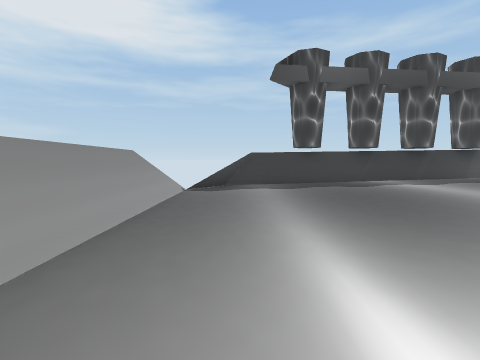
View 1 (above)

16 first-person views from a walk through a scene from a Unity 3-D project. The camera is 1.5 m above the floor, tilts 4° down and sees 85° across. The floor is counted in squares, 2 m on a side. Each view is taken from the middle of a square. On the plan, view 1 faces up. The plan holds only what a view shows up to about 9 squares ahead; the rest is blank. The place goes on beyond the plan. Some surface patterns are stand-ins.

View 2
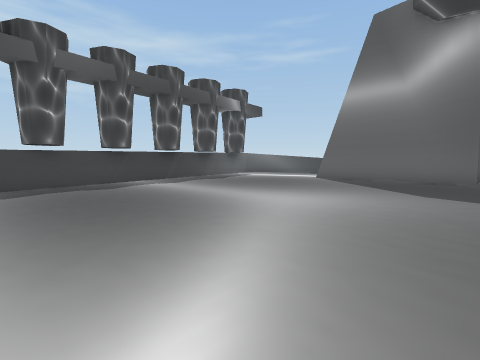

View 3
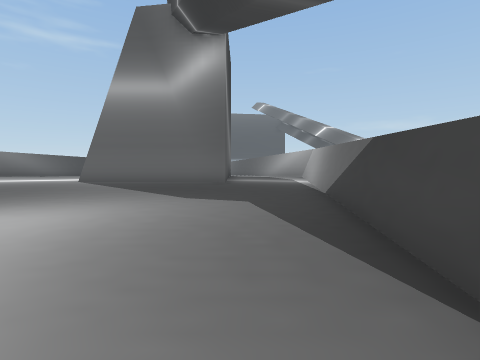

View 4
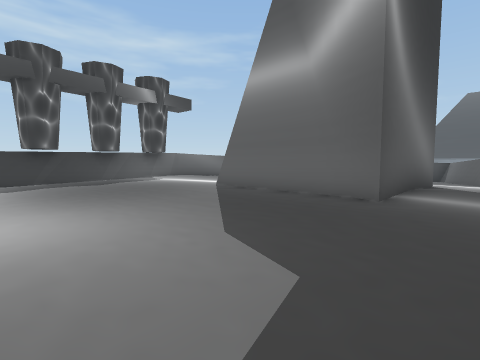

View 5
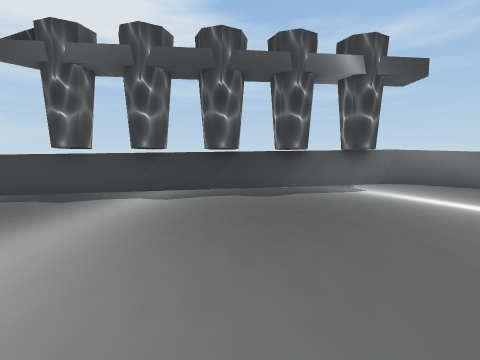

View 6
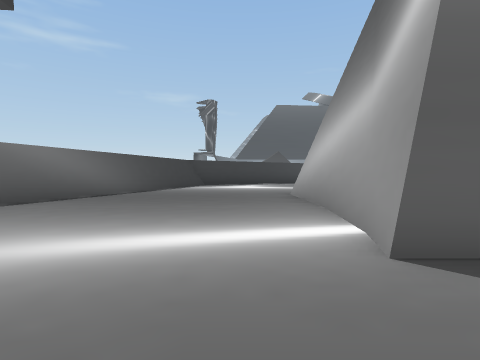

View 7
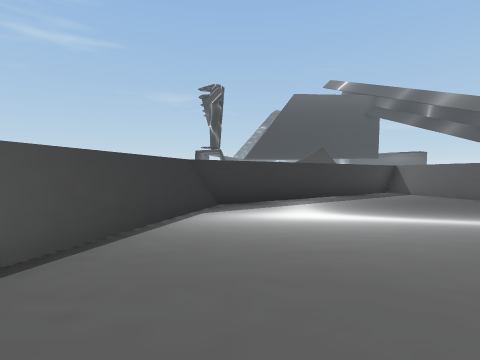

View 8
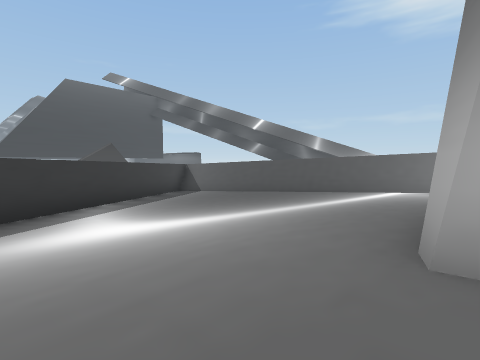

View 9
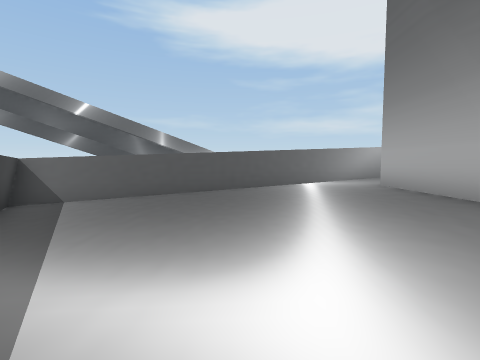

View 10
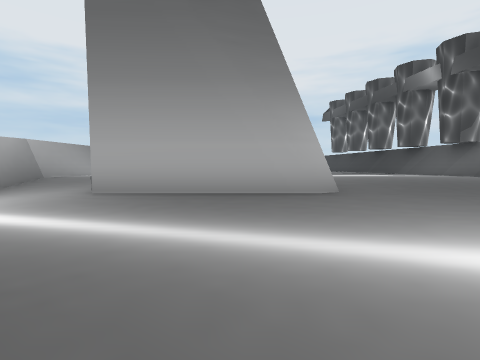

View 11
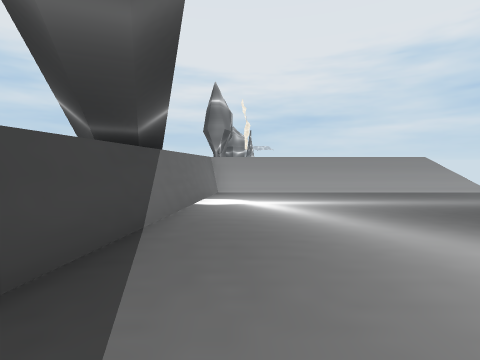

View 12
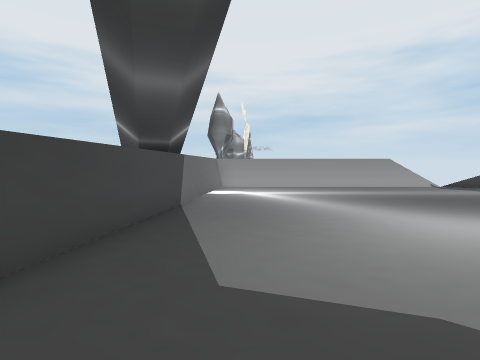

View 13
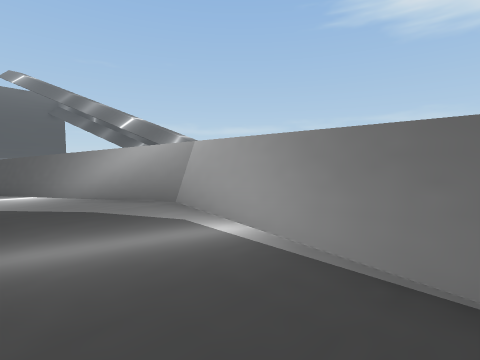

View 14
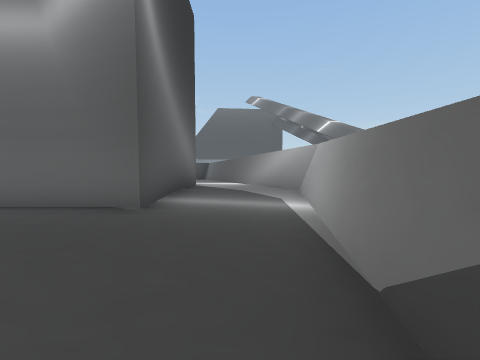

View 15
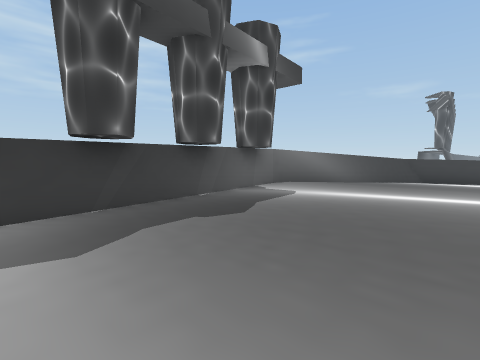

View 16
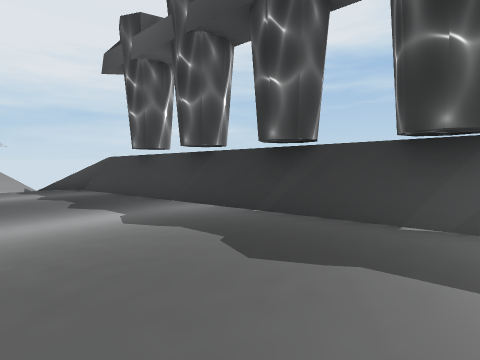

### Floor plan
Key: @ floor where view 1 was taken; # wall or solid block; x gap in a wall; . main floor; : floor 0.25 m higher than the main floor; - floor 0.25 m lower than the main floor; _ floor 0.5 m lower than the main floor; < floor 0.75 m lower than the main floor; / step, stairs or slope; v drop or lower ground.
Columns run from 2 left of view 1 to 23 right of it. Each row starts with its distance up from view 1.
 10        ###########
  9  #######.....::./####
  8  v----.......::...-/###
  7 x-----.......::...--__#
  6 #-----.......::...--__##
  5 #-----.......::...--___##
  4 #-----......#####.--___<#
  3 #-----......#   #.--___<##
  2 #-----......#   #.--___<<#
  1 #-----......#####.--___<##
  0 #-@---.......::...--_####
 -1 #####/.......::...####
 -2     ########.::####
 -3            #####

Positions as (right, up) in squares from view 1, and headings:
1: (0, 0), facing up
2: (1, 0), facing up-right
3: (2, 0), facing right
4: (5, -1), facing up-right
5: (7, 2), facing up
6: (8, 6), facing right
7: (13, 7), facing right
8: (14, 7), facing down-right
9: (18, 7), facing down
10: (19, 3), facing left
11: (6, 0), facing left
12: (8, 0), facing left
13: (8, 0), facing down-right
14: (6, -1), facing right
15: (5, 5), facing up-right
16: (9, 6), facing up-left
